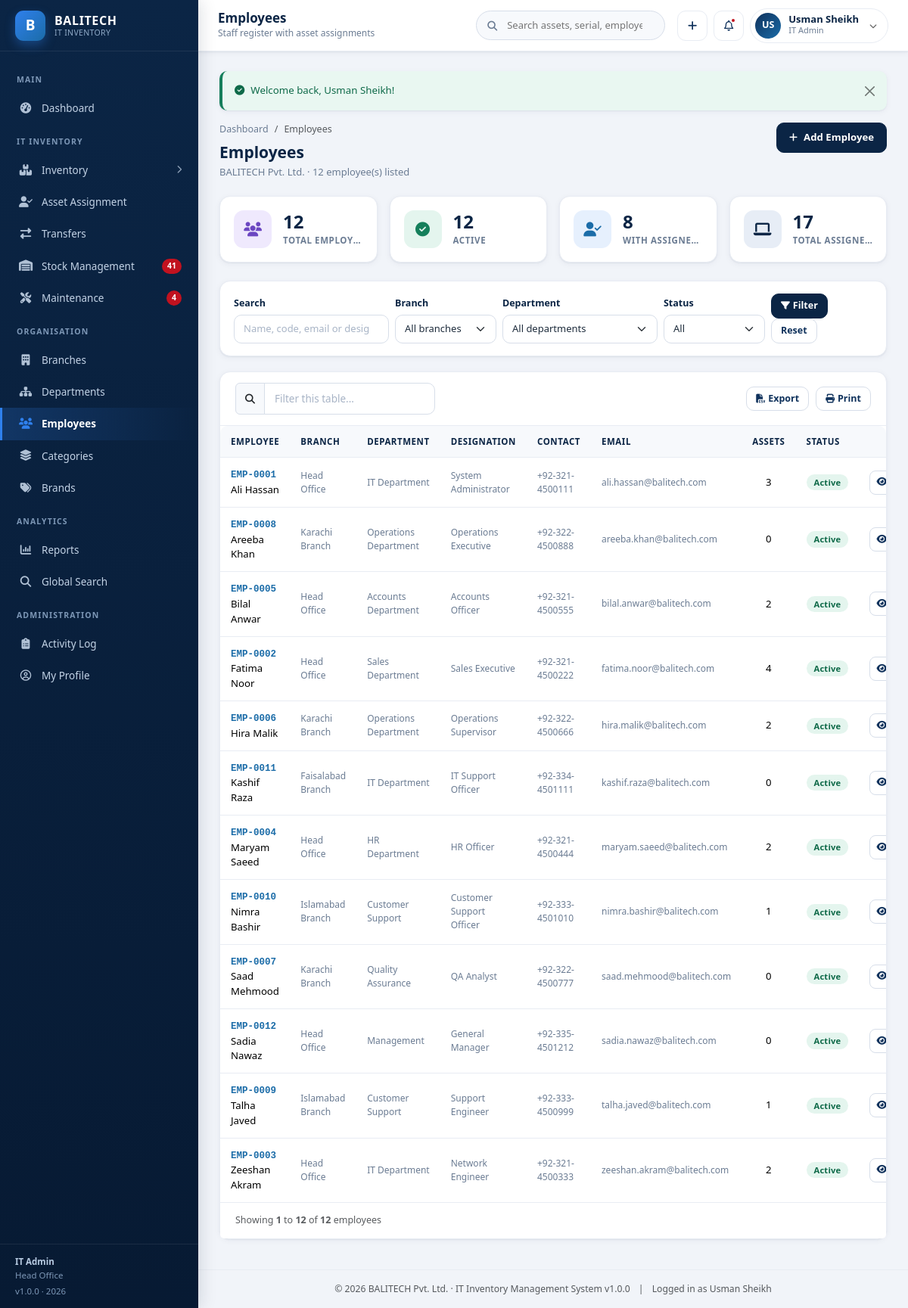
Page /employees/index.php (signed in) on the committed database.
### tables this page shows
CREATE TABLE `users` (
  `id` INT UNSIGNED NOT NULL AUTO_INCREMENT,
  `username` VARCHAR(60) NOT NULL,
  `full_name` VARCHAR(120) NOT NULL,
  `email` VARCHAR(120) NOT NULL,
  `password` VARCHAR(255) NOT NULL,
  `role` ENUM('super_admin','it_admin','branch_staff','dept_manager') NOT NULL DEFAULT 'branch_staff',
  `branch_id` INT UNSIGNED DEFAULT NULL,
  `department_id` INT UNSIGNED DEFAULT NULL,
  `phone` VARCHAR(30) DEFAULT NULL,
  `avatar` VARCHAR(255) DEFAULT NULL,
  `status` ENUM('active','inactive') NOT NULL DEFAULT 'active',
  `last_login` DATETIME DEFAULT NULL,
  `created_at` DATETIME NOT NULL DEFAULT CURRENT_TIMESTAMP,
  `updated_at` DATETIME NOT NULL DEFAULT CURRENT_TIMESTAMP ON UPDATE CURRENT_TIMESTAMP,
  PRIMARY KEY (`id`),
  UNIQUE KEY `uq_user_username` (`username`),
  UNIQUE KEY `uq_user_email` (`email`),
  KEY `idx_user_role` (`role`),
  KEY `idx_user_branch` (`branch_id`),
  KEY `idx_user_dept` (`department_id`),
  CONSTRAINT `fk_user_branch` FOREIGN KEY (`branch_id`) REFERENCES `branches` (`id`) ON DELETE SET NULL ON UPDATE CASCADE,
  CONSTRAINT `fk_user_dept` FOREIGN KEY (`department_id`) REFERENCES `departments` (`id`) ON DELETE SET NULL ON UPDATE CASCADE
);

CREATE TABLE `branches` (
  `id` INT UNSIGNED NOT NULL AUTO_INCREMENT,
  `branch_code` VARCHAR(20) NOT NULL,
  `branch_name` VARCHAR(120) NOT NULL,
  `city` VARCHAR(80) NOT NULL,
  `address` VARCHAR(255) DEFAULT NULL,
  `branch_manager` VARCHAR(120) DEFAULT NULL,
  `contact_number` VARCHAR(30) DEFAULT NULL,
  `email` VARCHAR(120) DEFAULT NULL,
  `status` ENUM('active','inactive') NOT NULL DEFAULT 'active',
  `created_at` DATETIME NOT NULL DEFAULT CURRENT_TIMESTAMP,
  `updated_at` DATETIME NOT NULL DEFAULT CURRENT_TIMESTAMP ON UPDATE CURRENT_TIMESTAMP,
  PRIMARY KEY (`id`),
  UNIQUE KEY `uq_branch_code` (`branch_code`),
  KEY `idx_branch_status` (`status`),
  KEY `idx_branch_name` (`branch_name`)
);

CREATE TABLE `employees` (
  `id` INT UNSIGNED NOT NULL AUTO_INCREMENT,
  `emp_code` VARCHAR(20) NOT NULL,
  `employee_name` VARCHAR(120) NOT NULL,
  `branch_id` INT UNSIGNED DEFAULT NULL,
  `department_id` INT UNSIGNED DEFAULT NULL,
  `designation` VARCHAR(120) DEFAULT NULL,
  `contact_number` VARCHAR(30) DEFAULT NULL,
  `email` VARCHAR(120) DEFAULT NULL,
  `joining_date` DATE DEFAULT NULL,
  `status` ENUM('active','inactive') NOT NULL DEFAULT 'active',
  `created_at` DATETIME NOT NULL DEFAULT CURRENT_TIMESTAMP,
  `updated_at` DATETIME NOT NULL DEFAULT CURRENT_TIMESTAMP ON UPDATE CURRENT_TIMESTAMP,
  PRIMARY KEY (`id`),
  UNIQUE KEY `uq_emp_code` (`emp_code`),
  KEY `idx_emp_branch` (`branch_id`),
  KEY `idx_emp_dept` (`department_id`),
  KEY `idx_emp_name` (`employee_name`),
  CONSTRAINT `fk_emp_branch` FOREIGN KEY (`branch_id`) REFERENCES `branches` (`id`) ON DELETE SET NULL ON UPDATE CASCADE,
  CONSTRAINT `fk_emp_dept` FOREIGN KEY (`department_id`) REFERENCES `departments` (`id`) ON DELETE SET NULL ON UPDATE CASCADE
);

CREATE TABLE `departments` (
  `id` INT UNSIGNED NOT NULL AUTO_INCREMENT,
  `dept_code` VARCHAR(20) NOT NULL,
  `department_name` VARCHAR(120) NOT NULL,
  `branch_id` INT UNSIGNED DEFAULT NULL,
  `dept_head` VARCHAR(120) DEFAULT NULL,
  `description` VARCHAR(255) DEFAULT NULL,
  `status` ENUM('active','inactive') NOT NULL DEFAULT 'active',
  `created_at` DATETIME NOT NULL DEFAULT CURRENT_TIMESTAMP,
  `updated_at` DATETIME NOT NULL DEFAULT CURRENT_TIMESTAMP ON UPDATE CURRENT_TIMESTAMP,
  PRIMARY KEY (`id`),
  UNIQUE KEY `uq_dept_code` (`dept_code`),
  KEY `idx_dept_branch` (`branch_id`),
  KEY `idx_dept_name` (`department_name`),
  CONSTRAINT `fk_dept_branch` FOREIGN KEY (`branch_id`) REFERENCES `branches` (`id`) ON DELETE SET NULL ON UPDATE CASCADE
);

### employees/index.php (the view, shortened to what the rows shown need)
<?php
require_once __DIR__ . '/../init.php';
$scope  = rbac_scope('e');
$where  = ' WHERE 1 = 1' . $scope['sql'];
$params = $scope['params'];
$perPage = ITEMS_PER_PAGE;
$total   = (int) db_value("SELECT COUNT(*) FROM employees e $where", $params);
$page    = max(1, (int) get_param('page', 1));
$page    = min($page, max(1, (int) ceil($total / $perPage)));
$offset  = ($page - 1) * $perPage;
$employees = db_all(
    "SELECT e.*, b.branch_name, d.department_name,
            COUNT(DISTINCT aa.id) AS assigned_count
       FROM employees e
       LEFT JOIN branches b ON b.id = e.branch_id
       LEFT JOIN departments d ON d.id = e.department_id
       LEFT JOIN asset_assignments aa ON aa.employee_id = e.id AND aa.assignment_status = 'assigned'
       $where
      GROUP BY e.id
      ORDER BY e.employee_name ASC
      LIMIT " . (int) $perPage . " OFFSET " . (int) $offset,
    $params
);
$page_title    = 'Employees';
require __DIR__ . '/../includes/header.php';
?>
<div class="page-head">
    <div>
        <h2>Employees</h2>
    </div>
</div>
<div class="row g-3 mb-4">
</div>
<form class="filter-bar" method="get" action="<?= url('employees/index.php') ?>">
</form>
<div class="card">
    <div class="table-responsive">
        <table class="table" id="employeesTable">
            <thead>
                <tr>
                    <th>Employee</th>
                    <th>Branch</th>
                    <th>Department</th>
                    <th>Designation</th>
                    <th>Contact</th>
                    <th>Email</th>
                    <th class="text-center">Assets</th>
                    <th>Status</th>
                    <th class="text-end">Actions</th>
                </tr>
            </thead>
            <tbody>
            <?php foreach ($employees as $emp): ?>
                <tr>
                    <td>
                        <a class="fw-code" href="<?= url('employees/view.php?id=' . (int) $emp['id']) ?>"><?= e($emp['emp_code']) ?></a>
                        <div><?= e($emp['employee_name']) ?></div>
                    </td>
                    <td class="text-muted-sm"><?= e($emp['branch_name'] ?: '-') ?></td>
                    <td class="text-muted-sm"><?= e($emp['department_name'] ?: '-') ?></td>
                    <td class="text-muted-sm"><?= e($emp['designation'] ?: '-') ?></td>
                    <td class="text-muted-sm"><?= e($emp['contact_number'] ?: '-') ?></td>
                    <td class="text-muted-sm"><?= e($emp['email'] ?: '-') ?></td>
                    <td class="text-center"><?= (int) $emp['assigned_count'] ?></td>
                    <td><?= active_badge($emp['status']) ?></td>
                    <td>
                        <div class="table-actions">
                            <a class="btn-icon" title="View" href="<?= url('employees/view.php?id=' . (int) $emp['id']) ?>"><i class="fa-solid fa-eye"></i></a>
                        </div>
                    </td>
                </tr>
            <?php endforeach; ?>
            </tbody>
        </table>
    </div>
</div>
<?php
require __DIR__ . '/../includes/footer.php';

### includes/header.php (shortened to what the rows shown need)
<?php
require_once __DIR__ . '/auth.php';
$page_title   = $page_title   ?? 'Dashboard';
?>
<!DOCTYPE html>
<html lang="en">
<head>
<link rel="stylesheet" href="https://cdn.jsdelivr.net/npm/bootstrap@5.3.3/dist/css/bootstrap.min.css">
<link rel="stylesheet" href="https://cdnjs.cloudflare.com/ajax/libs/font-awesome/6.5.2/css/all.min.css">
<link rel="stylesheet" href="<?= url('assets/css/style.css') ?>">
</head>
<body>
<div class="app-wrapper">
    <?php require __DIR__ . '/sidebar.php'; ?>
    <div class="app-main">
        <header class="app-topbar no-print">
            <div class="topbar-titles">
                <h1><?= e($page_title) ?></h1>
            </div>
            <form class="topbar-search" action="<?= url('search.php') ?>" method="get" role="search">
            </form>
            <div class="topbar-actions">
                <div class="dropdown">
                    <button class="user-chip" type="button" data-bs-toggle="dropdown" aria-expanded="false">
                        <span class="avatar"><?= e(user_initials($user['full_name'])) ?></span>
                        <span class="text-start">
                            <span class="u-name d-block"><?= e($user['full_name']) ?></span>
                            <span class="u-role d-block"><?= e(role_label($user['role'])) ?></span>
                        </span>
                        <i class="fa-solid fa-chevron-down ms-1" style="font-size:10px;opacity:.6"></i>
                    </button>
                </div>
            </div>
        </header>
        <main class="app-content">
            <?= render_flash() ?>

### includes/sidebar.php (shortened to what the rows shown need)
<?php
$user = current_user();
?>
<aside class="app-sidebar no-print" id="appSidebar">
    <div class="sidebar-brand">
        <span class="brand-mark">B</span>
        <span class="brand-text">
        </span>
    </div>
    <div class="sidebar-scroll">
        <div class="nav-label">Main</div>
        <ul class="sidebar-nav">
        </ul>
        <div class="nav-label">IT Inventory</div>
        <ul class="sidebar-nav">
        </ul>
        <div class="nav-label">Organisation</div>
        <ul class="sidebar-nav">
        </ul>
        <div class="nav-label">Analytics</div>
        <ul class="sidebar-nav">
        </ul>
        <?php if (is_role('super_admin', 'it_admin')): ?>
        <div class="nav-label">Administration</div>
        <ul class="sidebar-nav">
        </ul>
        <?php endif; ?>
    </div>
    <div class="sidebar-footer">
        <strong><?= e(role_label($user['role'] ?? '')) ?></strong><br>
        <?= $user['branch_name'] ? e($user['branch_name']) : 'All branches access' ?>
        <div class="mt-1">v<?= e(APP_VERSION) ?> &middot; <?= date('Y') ?></div>
    </div>
</aside>

### includes/functions.php (shortened to what the rows shown need)
<?php
require_once __DIR__ . '/../config/database.php';
function e($value): string
{
    return htmlspecialchars((string) $value, ENT_QUOTES | ENT_SUBSTITUTE, 'UTF-8');
}
function url(string $path = ''): string
{
    return BASE_URL . ltrim($path, '/');
}
function get_param(string $key, $default = '')
{
    $value = $_GET[$key] ?? $default;
    return is_string($value) ? trim($value) : $value;
}
function get_flash(): array
{
    $messages = $_SESSION['flash'] ?? [];
    return $messages;
}
function render_flash(): string
{
    $html = '';
    foreach (get_flash() as $flash) {
        $type = in_array($flash['type'], ['success', 'danger', 'warning', 'info'], true) ? $flash['type'] : 'info';
        $icon = [
            'success' => 'fa-circle-check',
            'danger'  => 'fa-circle-xmark',
            'warning' => 'fa-triangle-exclamation',
            'info'    => 'fa-circle-info',
        ][$type];
        $html .= '<div class="alert alert-' . $type . ' alert-dismissible fade show app-alert" role="alert">'
               . '<i class="fa-solid ' . $icon . ' me-2"></i>' . e($flash['message'])
               . '<button type="button" class="btn-close" data-bs-dismiss="alert" aria-label="Close"></button></div>';
    }
    return $html;
}
function roles_list(): array
{
    return [
        'super_admin'  => 'Super Admin',
        'it_admin'     => 'IT Admin',
        'branch_staff' => 'Branch IT Staff',
        'dept_manager' => 'Department Manager',
    ];
}
function role_label(?string $role): string
{
    return roles_list()[$role] ?? 'Unknown';
}
function active_badge(?string $status): string
{
    return $status === 'active'
        ? '<span class="badge badge-soft badge-success">Active</span>'
        : '<span class="badge badge-soft badge-secondary">Inactive</span>';
}

### includes/footer.php (shortened to what the rows shown need)
        </main>
        <footer class="app-content py-3 text-center text-muted no-print" style="font-size:12.2px;border-top:1px solid var(--gray-200)">
            &copy; <?= date('Y') ?> <?= e(APP_COMPANY) ?> &middot; IT Inventory Management System v<?= e(APP_VERSION) ?>
            <span class="mx-2">|</span> Logged in as <?= e(current_user()['full_name'] ?? '') ?>
        </footer>
    </div>
</div>
</body>
</html>

### rows in the picture
users: role "IT Admin", branch.branch_name "Head Office", full_name "US", full_name "Usman Sheikh"
employees: emp_code "EMP-0001", employee_name "Ali Hassan", branch.branch_name "Head Office", department.department_name "IT Department", designation "System Administrator", contact_number "+92-321-4500111", email "ali.hassan@balitech.com", assigned_count "3", status "Active"
employees: emp_code "EMP-0008", employee_name "Areeba Khan", branch.branch_name "Karachi Branch", department.department_name "Operations Department", designation "Operations Executive", contact_number "+92-322-4500888", email "areeba.khan@balitech.com", assigned_count "0", status "Active"
employees: emp_code "EMP-0005", employee_name "Bilal Anwar", branch.branch_name "Head Office", department.department_name "Accounts Department", designation "Accounts Officer", contact_number "+92-321-4500555", email "bilal.anwar@balitech.com", assigned_count "2", status "Active"
employees: emp_code "EMP-0002", employee_name "Fatima Noor", branch.branch_name "Head Office", department.department_name "Sales Department", designation "Sales Executive", contact_number "+92-321-4500222", email "fatima.noor@balitech.com", assigned_count "4", status "Active"
employees: emp_code "EMP-0006", employee_name "Hira Malik", branch.branch_name "Karachi Branch", department.department_name "Operations Department", designation "Operations Supervisor", contact_number "+92-322-4500666", email "hira.malik@balitech.com", assigned_count "2", status "Active"
employees: emp_code "EMP-0011", employee_name "Kashif Raza", branch.branch_name "Faisalabad Branch", department.department_name "IT Department", designation "IT Support Officer", contact_number "+92-334-4501111", email "kashif.raza@balitech.com", assigned_count "0", status "Active"
employees: emp_code "EMP-0004", employee_name "Maryam Saeed", branch.branch_name "Head Office", department.department_name "HR Department", designation "HR Officer", contact_number "+92-321-4500444", email "maryam.saeed@balitech.com", assigned_count "2", status "Active"
employees: emp_code "EMP-0010", employee_name "Nimra Bashir", branch.branch_name "Islamabad Branch", department.department_name "Customer Support", designation "Customer Support Officer", contact_number "+92-333-4501010", email "nimra.bashir@balitech.com", assigned_count "1", status "Active"
employees: emp_code "EMP-0007", employee_name "Saad Mehmood", branch.branch_name "Karachi Branch", department.department_name "Quality Assurance", designation "QA Analyst", contact_number "+92-322-4500777", email "saad.mehmood@balitech.com", assigned_count "0", status "Active"
employees: emp_code "EMP-0012", employee_name "Sadia Nawaz", branch.branch_name "Head Office", department.department_name "Management", designation "General Manager", contact_number "+92-335-4501212", email "sadia.nawaz@balitech.com", assigned_count "0", status "Active"
employees: emp_code "EMP-0009", employee_name "Talha Javed", branch.branch_name "Islamabad Branch", department.department_name "Customer Support", designation "Support Engineer", contact_number "+92-333-4500999", email "talha.javed@balitech.com", assigned_count "1", status "Active"
employees: emp_code "EMP-0003", employee_name "Zeeshan Akram", branch.branch_name "Head Office", department.department_name "IT Department", designation "Network Engineer", contact_number "+92-321-4500333", email "zeeshan.akram@balitech.com", assigned_count "2", status "Active"

### other values in the picture
$notifLowStock "41"
$notifMaintenance "4"
APP_VERSION "1.0.0"
$page_title "Employees"
$page_subtitle "Staff register with asset assignments"
$flash['message'] "Welcome back, Usman Sheikh!"
APP_COMPANY "BALITECH Pvt. Ltd."
$total "12"
$activeEmployees "12"
$withAssigned "8"
$totalAssigned "17"
$start "1"
$end "12"
$label "employees"
